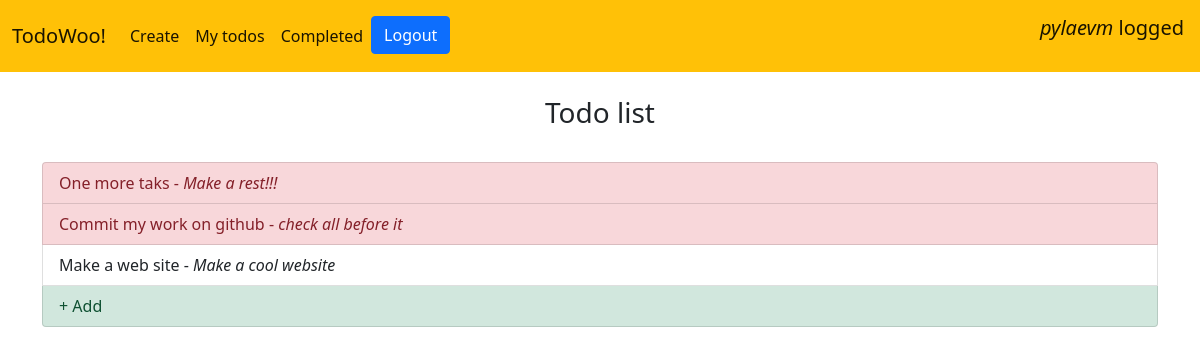
/current/ (signed in), run on the app's committed database.
### todo/models.py (models this page shows, shortened)
class Todo(models.Model):
  user = models.ForeignKey(User, on_delete=models.CASCADE)
  title = models.CharField(max_length=100)
  description = models.TextField(blank=True)
  date_created = models.DateTimeField(auto_now_add=True)
  date_complete = models.DateTimeField(null=True, blank=True)
  important = models.BooleanField(default=False)

### todo/views.py (the view)
# urls.py: path('current/', views.currenttodos, name='currenttodos'),
@login_required
def currenttodos(request):
  todos = Todo.objects.filter(user=request.user, date_complete__isnull=True).order_by('-date_created')
  return render(request, 'todo/currenttodos.html', {'todos':todos})

### todo/templates/todo/currenttodos.html
{% extends 'todo/base.html' %}
{% block content %}
  <br>
  <div class="container text-center">
    <h3>Todo list</h3>
  </div>
  <br>
  <div class="container">
    <div class="col align-self-center">
      <div class="list-group">
        {% for todo in todos %}
          {% if todo.important %}
            <a class="list-group-item list-group-item-action list-group-item-danger"
               href="{% url 'viewtodo' todo.id %}">
          {% else %}
            <a class="list-group-item list-group-item-action" href="{% url 'viewtodo' todo.id %}">
          {% endif %}
            {{ todo.title | truncatechars:50 | capfirst}}
            {% if todo.description %} - <i>{{ todo.description | truncatechars:50}}</i>{% endif %}
            </a>
        {% endfor %}
        <a class="list-group-item list-group-item-action list-group-item-success" href="{% url 'createtodo'  %}">
           + Add
        </a>
      </div>
    </div>
  </div>
{% endblock %}

### todo/templates/todo/base.html (shortened to what this page needs)
<!doctype html>
<html lang="en">
  <head>
    <link href="https://cdn.jsdelivr.net/npm/bootstrap@5.1.0/dist/css/bootstrap.min.css" rel="stylesheet">
  </head>
  <body>
    <nav class="navbar navbar-expand-lg navbar-light bg-warning">
      <div class="container-fluid">
          <a class="navbar-brand" href="{% url 'home' %} ">TodoWoo! </a>
        <div class="collapse navbar-collapse" id="navbarNav">
          <ul class="navbar-nav">
            {% if user.is_authenticated %}
              <li class="nav-item">
                <a class="nav-link active" aria-current="page" href="{% url 'createtodo' %}">Create</a>
              </li>
              <li class="nav-item">
                <a class="nav-link active" aria-current="page" href="{% url 'currenttodos' %}">My todos</a>
              </li>
              <li class="nav-item">
                <a class="nav-link active" aria-current="page" href="{% url 'completedtodos' %}">Completed</a>
              </li>
              <li class="nav-item">
                <form action="{% url 'logoutuser' %}" method="POST">
                  <button type="submit" class="btn btn-primary">Logout</button>
                </form>
              </li>
            {% endif %}
          </ul>
        </div>
      </div>
      {% if user.is_authenticated %}
          <a class="navbar-brand">
            <figure class="text-end"><i>{{ user.username }}</i> logged</figure>
          </a>
        {% endif %}
    </nav>
    {% block content %}{% endblock %}
  </body>
</html>

### data on the page
Todo: title "One more taks", description "Make a rest!!!"
Todo: title "Commit my work on github", description "check all before it"
Todo: title "Make a web site", description "Make a cool website"

### other printed values
{{ user.username }} "pylaevm"
